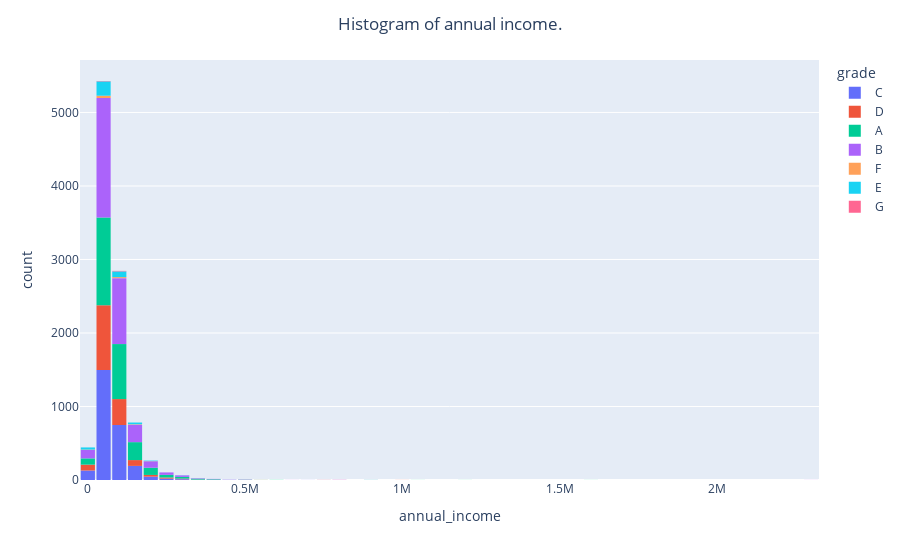

Notebook source saved alongside this figure:
### Markdown cell above
**Problem 1** Create a histogram of your own! Try making a histogram of one of the other pieces of numerical data. Make it as fancy as you want. Include some categorical information. Do you learn anything from your graph? If so what?

### Code cell
# Your code here
# Your code here (experiment here)
fig = px.histogram(DF,
                   nbins=100,
                   x='annual_income',
                   color='grade')

fig.update_layout(bargap=0.1,
                  title='Histogram of annual income.',
                  title_x=0.5)
fig.show()

### Figure 1 — Plotly figure (JSON) as saved in the notebook; plotly's stock layout.template omitted (floating-point values rounded to 4 significant figures; data arrays with more than 128 entries replaced by an {"elided": "..."} marker saying what was removed)
{"data": [{"alignmentgroup": "True", "bingroup": "x", "hovertemplate": "grade=C<br>annual_income=%{x}<br>count=%{y}<extra></extra>", "legendgroup": "C", "marker": {"color": "#636efa", "pattern": {"shape": ""}}, "name": "C", "nbinsx": 100, "offsetgroup": "C", "orientation": "v", "showlegend": true, "type": "histogram", "x": {"elided": "2653 float values"}, "xaxis": "x", "yaxis": "y"}, {"alignmentgroup": "True", "bingroup": "x", "hovertemplate": "grade=D<br>annual_income=%{x}<br>count=%{y}<extra></extra>", "legendgroup": "D", "marker": {"color": "#EF553B", "pattern": {"shape": ""}}, "name": "D", "nbinsx": 100, "offsetgroup": "D", "orientation": "v", "showlegend": true, "type": "histogram", "x": {"elided": "1446 float values"}, "xaxis": "x", "yaxis": "y"}, {"alignmentgroup": "True", "bingroup": "x", "hovertemplate": "grade=A<br>annual_income=%{x}<br>count=%{y}<extra></extra>", "legendgroup": "A", "marker": {"color": "#00cc96", "pattern": {"shape": ""}}, "name": "A", "nbinsx": 100, "offsetgroup": "A", "orientation": "v", "showlegend": true, "type": "histogram", "x": {"elided": "2459 float values"}, "xaxis": "x", "yaxis": "y"}, {"alignmentgroup": "True", "bingroup": "x", "hovertemplate": "grade=B<br>annual_income=%{x}<br>count=%{y}<extra></extra>", "legendgroup": "B", "marker": {"color": "#ab63fa", "pattern": {"shape": ""}}, "name": "B", "nbinsx": 100, "offsetgroup": "B", "orientation": "v", "showlegend": true, "type": "histogram", "x": {"elided": "3037 float values"}, "xaxis": "x", "yaxis": "y"}, {"alignmentgroup": "True", "bingroup": "x", "hovertemplate": "grade=F<br>annual_income=%{x}<br>count=%{y}<extra></extra>", "legendgroup": "F", "marker": {"color": "#FFA15A", "pattern": {"shape": ""}}, "name": "F", "nbinsx": 100, "offsetgroup": "F", "orientation": "v", "showlegend": true, "type": "histogram", "x": [72000, 84000, 24000, 64000, 118000, 71500, 42000, 50840, 190000, 73000, 17000, 60000, 150000, 68274, 55000, 48000, 65000, 80000, 50000, 0, 130000, 60000, 75000, 150000, 200000, 92000, 50000, 88000, 48712, 120000, 52680, 38000, 65000, 87000, 58000, 69854, 70000, 42500, 40000, 35000, 74000, 42000, 95000, 75000, 50000, 99000, 170000, 36000, 55000, 78000, 105000, 170000, 115000, 28000, 130000, 20000, 65000, 20000], "xaxis": "x", "yaxis": "y"}, {"alignmentgroup": "True", "bingroup": "x", "hovertemplate": "grade=E<br>annual_income=%{x}<br>count=%{y}<extra></extra>", "legendgroup": "E", "marker": {"color": "#19d3f3", "pattern": {"shape": ""}}, "name": "E", "nbinsx": 100, "offsetgroup": "E", "orientation": "v", "showlegend": true, "type": "histogram", "x": {"elided": "335 int values"}, "xaxis": "x", "yaxis": "y"}, {"alignmentgroup": "True", "bingroup": "x", "hovertemplate": "grade=G<br>annual_income=%{x}<br>count=%{y}<extra></extra>", "legendgroup": "G", "marker": {"color": "#FF6692", "pattern": {"shape": ""}}, "name": "G", "nbinsx": 100, "offsetgroup": "G", "orientation": "v", "showlegend": true, "type": "histogram", "x": [95731, 50000, 80000, 85000, 105000, 83000, 29000, 70000, 115000, 75000, 31000, 48000], "xaxis": "x", "yaxis": "y"}], "layout": {"autosize": true, "bargap": 0.1, "barmode": "relative", "legend": {"title": {"text": "grade"}, "tracegroupgap": 0}, "margin": {"t": 60}, "title": {"text": "Histogram of annual income.", "x": 0.5}, "xaxis": {"anchor": "y", "autorange": true, "domain": [0, 1], "range": [-25000, 2325000], "title": {"text": "annual_income"}, "type": "linear"}, "yaxis": {"anchor": "x", "autorange": true, "domain": [0, 1], "range": [0, 5714.0], "title": {"text": "count"}}}}
